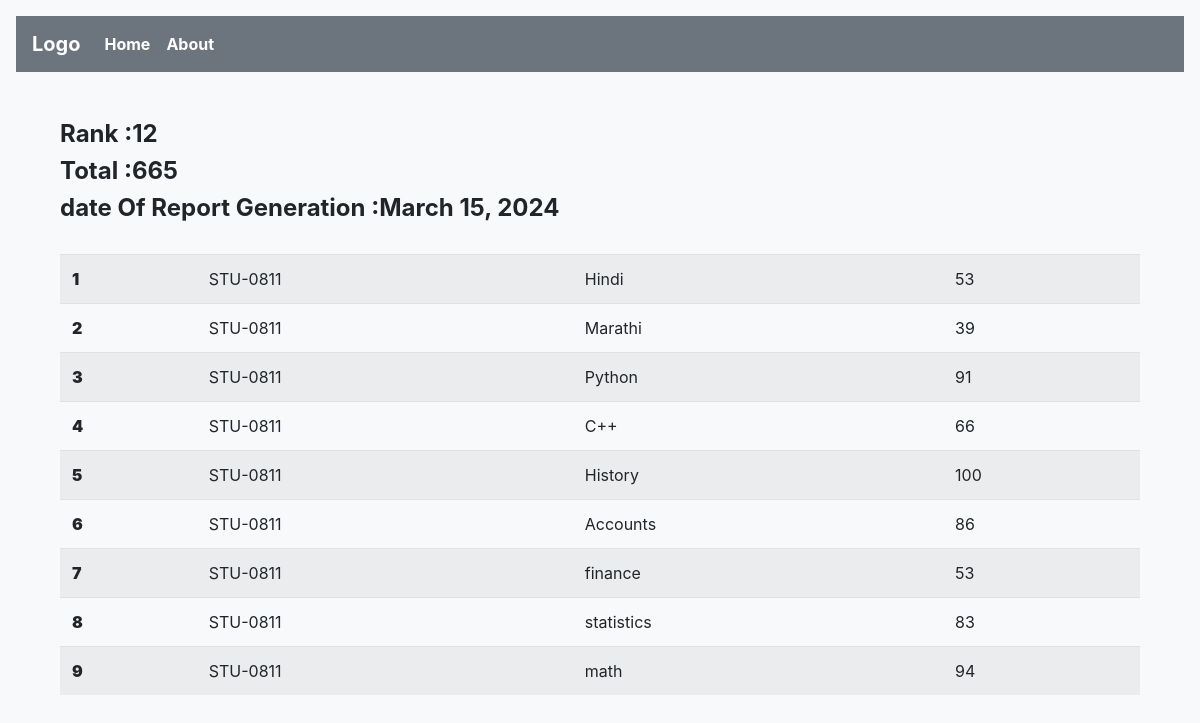
The page /studentApp/seeMarks/STU-0811 on the database its author committed.
### studentApp/models.py (models this page shows, shortened)
class SubjectMarks(models.Model):
    student=models.ForeignKey(Student,related_name="studentmarks",on_delete=models.CASCADE)
    subject=models.ForeignKey(Subject,related_name="subject",on_delete=models.CASCADE)
    marks = models.IntegerField()
    class Meta:
        unique_together = ['student','subject']#this is used to maintain the uniqueness where one student should not repeat same subject again

class Student(models.Model):
    department=models.ForeignKey(Department,on_delete=models.CASCADE,related_name="depart")
    student_id=models.ForeignKey(StudentId,on_delete = models.CASCADE,related_name="studentid")
    student_name= models.CharField(max_length=100)
    student_email =models.EmailField(unique=True)
    student_age = models.IntegerField(default=18)
    student_address = models.TextField()
    class Meta:
        ordering=['student_name']
        verbose_name='student'

class StudentRank(models.Model):
    student=models.ForeignKey(Student,related_name="studentrank",on_delete=models.CASCADE)
    student_rank=models.IntegerField()
    date_of_report_generation=models.DateField(auto_now_add=True)
    class Meta:
        unique_together=['student_rank','date_of_report_generation']

class StudentId(models.Model):
    student_id=models.CharField(max_length=100)
    def __str__(self) -> str:
        return self.student_id

class Subject(models.Model):
    subject_name=models.CharField(max_length=100)

### studentApp/views.py (the view)
# urls.py: path("seeMarks/<student_id>",views.seeMarks,name="seeMarks"),
def seeMarks(request,student_id):
    queryset=SubjectMarks.objects.filter(student__student_id__student_id=student_id)
    total_marks=queryset.aggregate(total_marks=Sum('marks'))
    return render(request,"studentApp/seeMarks.html",{"queryset":queryset,"total_marks":total_marks})

### templates/studentApp/seeMarks.html (shortened to what this page needs)
{% extends 'base.html' %}
{% block content %}
<div class="container mt-5">
      <h4><b>Rank  :{{queryset.first.student.studentrank.first.student_rank}}</b></h4>
      <h4><b>Total  :{{total_marks.total_marks}}</b></h4>
      <h4><b>date Of Report Generation  :{{queryset.first.student.studentrank.first.date_of_report_generation}}</b></h4>
      <br>
      <table class="table table-striped table-hover">
        <tbody>
            {% for marks in queryset %}
            <tr>
                <th scope="row"><b>{{forloop.counter}}</b></th>
                <td>{{marks.student.student_id}}</td>
                <td>{{marks.subject.subject_name}}</td>
                <td>{{marks.marks}}</td>
            </tr>
            {% endfor %}
        </tbody>
    </table>
</div>
{% endblock %}

### rows shown on the page
SubjectMarks: first.student.studentrank.first.student_rank "12", first.student.studentrank.first.date_of_report_generation "March 15, 2024", student.student_id "STU-0811", subject.subject_name "Hindi", marks "53"
SubjectMarks: student.student_id "STU-0811", subject.subject_name "Marathi", marks "39"
SubjectMarks: student.student_id "STU-0811", subject.subject_name "Python", marks "91"
SubjectMarks: student.student_id "STU-0811", subject.subject_name "C++", marks "66"
SubjectMarks: student.student_id "STU-0811", subject.subject_name "History", marks "100"
SubjectMarks: student.student_id "STU-0811", subject.subject_name "Accounts", marks "86"
SubjectMarks: student.student_id "STU-0811", subject.subject_name "finance", marks "53"
SubjectMarks: student.student_id "STU-0811", subject.subject_name "statistics", marks "83"
SubjectMarks: student.student_id "STU-0811", subject.subject_name "math", marks "94"

### other values the page prints
{{ total_marks.total_marks }} "665"
